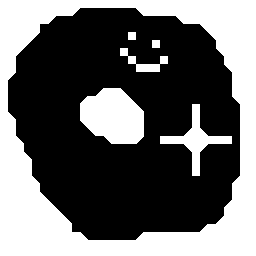

Tiled map render using the project's own tile images. Description and the whole map definition, tile-layer contents included, below:
An orthogonal 32x32 tile map with 8x8 px tiles, 1 tile layer (Tile Layer 1).

<map version="1.10" tiledversion="1.11.2" orientation="orthogonal" renderorder="right-down" width="32" height="32" tilewidth="8" tileheight="8" infinite="0" nextlayerid="2" nextobjectid="1">
 <tileset firstgid="1" source="tileset.tsx" />
 <layer id="1" name="Tile Layer 1" width="32" height="32">
  <data encoding="csv">
2,2,2,2,2,2,2,2,2,2,2,2,2,2,2,2,2,2,2,2,2,2,2,2,2,2,2,2,2,2,2,2,
2,2,2,2,2,2,2,2,2,3,0,0,0,0,0,0,0,2147483651,2,2,2,2,2,2,2,2,2,2,2,2,2,2,
2,2,2,2,2,2,3,0,0,0,0,0,0,0,0,0,0,0,0,0,0,0,2147483651,2,2,2,2,2,2,2,2,2,
2,2,2,2,2,0,0,0,0,0,0,0,0,0,0,0,0,0,0,0,0,0,0,0,0,2147483651,2,2,2,2,2,2,
2,2,2,2,3,0,0,0,0,0,0,0,0,0,0,0,2,0,0,0,0,0,0,0,0,0,2147483651,2,2,2,2,2,
2,2,2,3,0,0,0,0,0,0,0,0,0,0,0,0,0,0,0,2,0,0,0,0,0,0,0,2,2,2,2,2,
2,2,3,0,0,0,0,0,0,0,0,0,0,0,0,2,0,0,0,0,0,0,0,0,0,0,0,2147483651,2,2,2,2,
2,2,0,0,0,0,0,0,0,0,0,0,0,0,0,0,2,0,0,0,2,0,0,0,0,0,0,0,2,2,2,2,
2,2,0,0,0,0,0,0,0,0,0,0,0,0,0,0,0,2,2,2,0,0,0,0,0,0,0,0,2147483651,2,2,2,
2,3,0,0,0,0,0,0,0,0,0,0,0,0,0,0,0,0,0,0,0,0,0,0,0,0,0,0,0,2,2,2,
2,0,0,0,0,0,0,0,0,0,0,0,0,0,0,0,0,0,0,0,0,0,0,0,0,0,0,0,0,2,2,2,
2,0,0,0,0,0,0,0,0,0,0,0,3221225475,2,2,1073741827,0,0,0,0,0,0,0,0,0,0,0,0,0,2,2,2,
2,0,0,0,0,0,0,0,0,0,3221225475,2,2,2,2,2,1073741827,0,0,0,0,0,0,0,0,0,0,0,0,2147483651,2,2,
2,0,0,0,0,0,0,0,0,0,2,2,2,2,2,2,2,1073741827,0,0,0,0,0,0,2,0,0,0,0,0,2,2,
2,1073741827,0,0,0,0,0,0,0,0,2,2,2,2,2,2,2,2,0,0,0,0,0,0,2,0,0,0,0,0,2,2,
2,2,0,0,0,0,0,0,0,0,2147483651,2,2,2,2,2,2,2,0,0,0,0,0,0,2,0,0,0,0,0,2,2,
2,2,0,0,0,0,0,0,0,0,0,2147483651,2,2,2,2,2,2,0,0,0,0,0,3221225475,2,1073741827,0,0,0,0,2,2,
2,2,1073741827,0,0,0,0,0,0,0,0,0,0,2147483651,2,2,2,3,0,0,2,2,2,2,2,2,2,2,2,0,2,2,
2,2,2,0,0,0,0,0,0,0,0,0,0,0,0,0,0,0,0,0,0,0,0,2147483651,2,3,0,0,0,0,2,2,
2,2,2,1073741827,0,0,0,0,0,0,0,0,0,0,0,0,0,0,0,0,0,0,0,0,2,0,0,0,0,0,2,2,
2,2,2,2,0,0,0,0,0,0,0,0,0,0,0,0,0,0,0,0,0,0,0,0,2,0,0,0,0,0,2,2,
2,2,2,2,0,0,0,0,0,0,0,0,0,0,0,0,0,0,0,0,0,0,0,0,2,0,0,0,0,0,2,2,
2,2,2,2,1073741827,0,0,0,0,0,0,0,0,0,0,0,0,0,0,0,0,0,0,0,0,0,0,0,0,3221225475,2,2,
2,2,2,2,2,0,0,0,0,0,0,0,0,0,0,0,0,0,0,0,0,0,0,0,0,0,0,0,0,2,2,2,
2,2,2,2,2,1073741827,0,0,0,0,0,0,0,0,0,0,0,0,0,0,0,0,0,0,0,0,0,0,0,2,2,2,
2,2,2,2,2,2,1073741827,0,0,0,0,0,0,0,0,0,0,0,0,0,0,0,0,0,0,0,0,0,3221225475,2,2,2,
2,2,2,2,2,2,2,1073741827,0,0,0,0,0,0,0,0,0,0,0,0,0,0,0,0,0,0,0,0,2,2,2,2,
2,2,2,2,2,2,2,2,1073741827,0,0,0,0,0,0,0,0,0,0,0,0,0,0,0,0,0,0,3221225475,2,2,2,2,
2,2,2,2,2,2,2,2,2,0,0,0,0,0,0,0,0,0,0,0,0,0,0,0,0,3221225475,2,2,2,2,2,2,
2,2,2,2,2,2,2,2,2,2,1073741827,0,0,0,0,0,0,3221225475,2,2,2,2,2,2,2,2,2,2,2,2,2,2,
2,2,2,2,2,2,2,2,2,2,2,2,2,2,2,2,2,2,2,2,2,2,2,2,2,2,2,2,2,2,2,2,
2,2,2,2,2,2,2,2,2,2,2,2,2,2,2,2,2,2,2,2,2,2,2,2,2,2,2,2,2,2,2,2
</data>
 </layer>
</map>